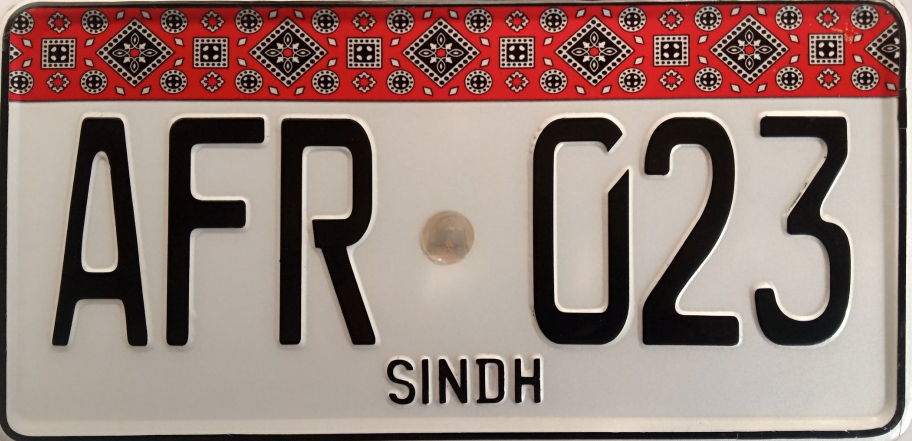
#> input picture uploads/vehicle/20251106125815294110.jpg, 1824 x 882 px (shown at 1/2 size)
$ python -i image_processing.py   (imports and definitions only)
#> lines starting #> are read from the running program, lines starting #| are printed output that depends on the picture
### app/core/logging.py
import logging
import sys
from typing import Optional

import structlog


# [26 lines left out: function configure_logging, not called in this run]


def get_logger(name: Optional[str] = None) -> structlog.BoundLogger:
    return structlog.get_logger(name)

### app/services/image_processing.py
from pathlib import Path
from typing import Tuple

import cv2
import numpy as np
from app.core.logging import get_logger

# [1 line that did not run here, left out]


def load_image_from_bytes(data: bytes) -> np.ndarray:
    logger.info("image.load_bytes.start", bytes=len(data))
    nparr = np.frombuffer(data, np.uint8)
    img = cv2.imdecode(nparr, cv2.IMREAD_COLOR)
    if img is None:
        logger.error("image.load_bytes.failed")
        raise ValueError("Invalid image data")
    logger.info("image.load_bytes.success", shape=list(img.shape), dtype=str(img.dtype))
    return img


def preprocess_for_ocr(image: np.ndarray, max_size: int = 640, min_height: int = 120) -> np.ndarray:
    if image is None:
        logger.warning("preprocess.input.none")
        raise ValueError("Input image is None")

    h, w = image.shape[:2]

    # Only downscale if too large; never go below min_height
    scale = min(1.0, max_size / max(h, w))
    new_h = max(min_height, int(h * scale))
    new_w = int(w * scale * new_h / h)  # maintain aspect ratio

    logger.info(
        "preprocess.start",
        input_shape=[h, w, 3],
        scale=round(scale, 3),
        new_shape=[new_h, new_w, 3],
    )

    # High-quality resize
    import cv2
    resized = cv2.resize(image, (new_w, new_h), interpolation=cv2.INTER_LINEAR)
    logger.debug("preprocess.resized_color", shape=list(resized.shape))

    # --- Optional: Very light denoise (only if needed) ---
    # Comment this out first to test
    # denoised = cv2.bilateralFilter(resized, d=5, sigmaColor=30, sigmaSpace=30)
    # logger.debug("preprocess.denoised", shape=list(denoised.shape))
    # enhanced = resized  # skip CLAHE for now

    # --- Mild CLAHE (safe) ---
    lab = cv2.cvtColor(resized, cv2.COLOR_BGR2LAB)
    l, a, b = cv2.split(lab)
    clahe = cv2.createCLAHE(clipLimit=1.5, tileGridSize=(8, 8))
    l_eq = clahe.apply(l)
    lab_eq = cv2.merge((l_eq, a, b))
    enhanced = cv2.cvtColor(lab_eq, cv2.COLOR_LAB2BGR)
    logger.debug("preprocess.enhanced", shape=list(enhanced.shape))

    logger.info("preprocess.done", output_shape=list(enhanced.shape), dtype=str(enhanced.dtype))
    return enhanced


def save_image(image: np.ndarray, dest_path: Path) -> None:
    logger.info("image.save.start", path=str(dest_path))
    dest_path.parent.mkdir(parents=True, exist_ok=True)
    success = cv2.imwrite(str(dest_path), image)
    if not success:
        logger.error("image.save.failed", path=str(dest_path))
        raise RuntimeError(f"Failed to write image to {dest_path}")
    logger.info("image.save.success", path=str(dest_path))

>>> import cv2
>>> picture = cv2.imread('../../uploads/vehicle/20251106125815294110.jpg', cv2.IMREAD_GRAYSCALE)
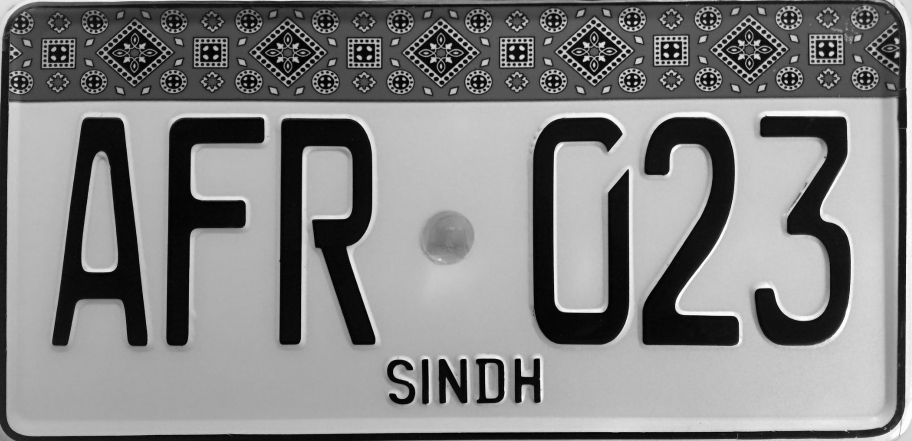
#> picture: shape (882, 1824) (shown at 1/2 size); min 0, max 255, mean 130.8
>>> result = preprocess_for_ocr(picture)
#> (the run stopped early here; a loop or call above may not have finished)
